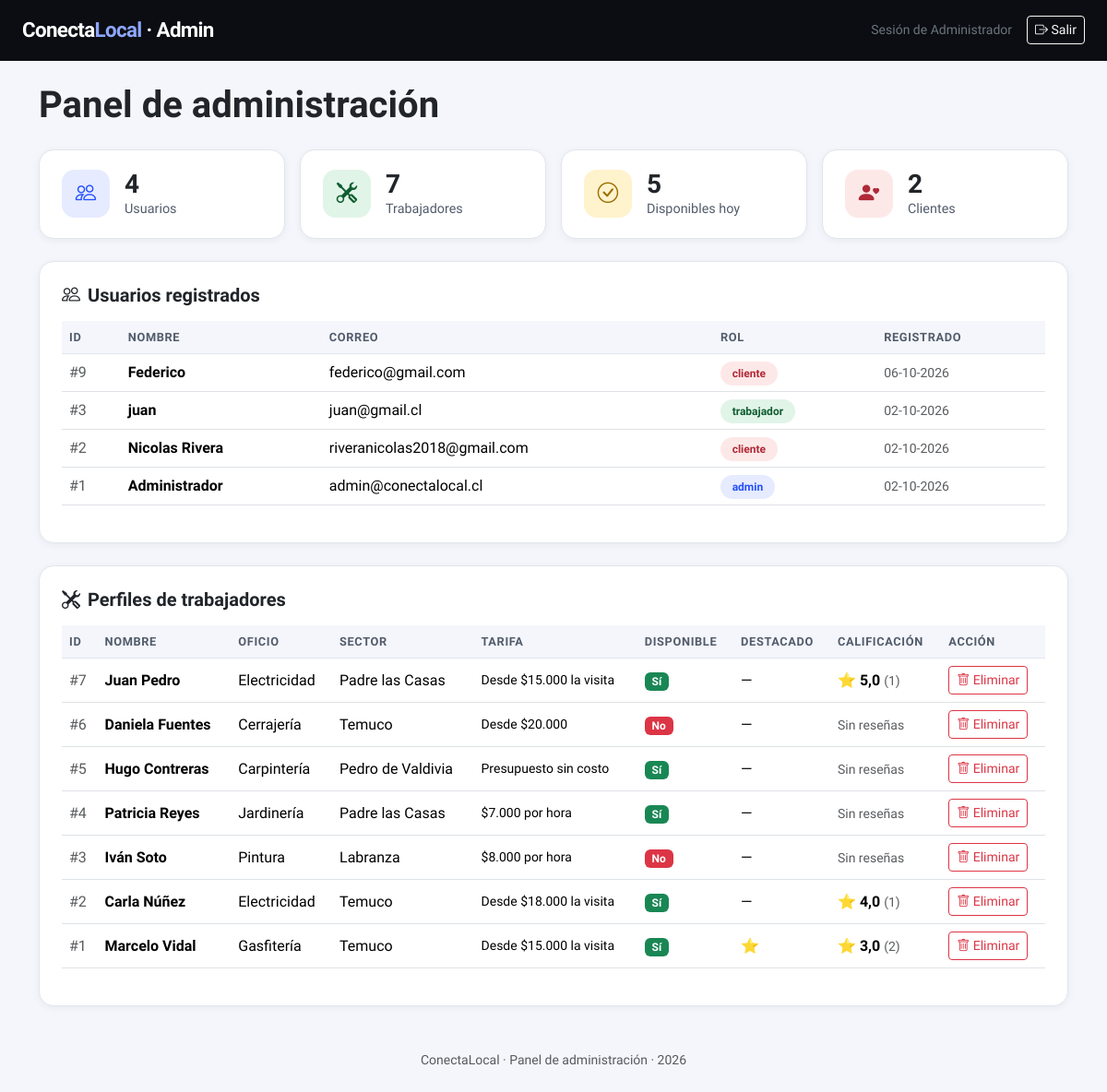
The page /admin.php (signed in) on the database its author committed.
### tables this page shows
CREATE TABLE `usuarios` (
  `id` int(10) UNSIGNED NOT NULL,
  `nombre` varchar(100) NOT NULL DEFAULT '',
  `correo` varchar(120) NOT NULL,
  `password_hash` varchar(255) NOT NULL,
  `rol` enum('trabajador','cliente','admin') NOT NULL DEFAULT 'trabajador',
  `trabajador_id` int(10) UNSIGNED DEFAULT NULL,
  `creado_en` timestamp NOT NULL DEFAULT current_timestamp()
);

CREATE TABLE `trabajadores` (
  `id` int(10) UNSIGNED NOT NULL,
  `nombre` varchar(100) NOT NULL,
  `whatsapp` char(11) NOT NULL,
  `oficio_id` int(10) UNSIGNED NOT NULL,
  `sector_id` int(10) UNSIGNED NOT NULL,
  `tarifa` varchar(80) NOT NULL,
  `descripcion` varchar(200) NOT NULL,
  `foto` varchar(255) DEFAULT NULL,
  `disponible` tinyint(1) NOT NULL DEFAULT 1,
  `destacado` tinyint(1) NOT NULL DEFAULT 0,
  `creado_en` timestamp NOT NULL DEFAULT current_timestamp()
);

CREATE TABLE `oficios` (
  `id` int(10) UNSIGNED NOT NULL,
  `nombre` varchar(60) NOT NULL
);

CREATE TABLE `sectores` (
  `id` int(10) UNSIGNED NOT NULL,
  `nombre` varchar(60) NOT NULL
);

### admin.php (the view, shortened to what this page needs)
<?php
include 'conexion.php';
$usuarios = $conexion->query("SELECT id, nombre, correo, rol, creado_en FROM usuarios ORDER BY id DESC");
$trabajadores = $conexion->query("SELECT t.id, t.nombre, t.whatsapp, o.nombre AS oficio, s.nombre AS sector, t.tarifa, t.disponible, t.destacado, t.creado_en,
        (SELECT ROUND(AVG(r.estrellas), 1) FROM resenas r WHERE r.trabajador_id = t.id) AS promedio,
        (SELECT COUNT(*) FROM resenas r WHERE r.trabajador_id = t.id) AS total_resenas
        FROM trabajadores t JOIN oficios o ON o.id = t.oficio_id JOIN sectores s ON s.id = t.sector_id ORDER BY t.id DESC");
$totalUsuarios = $usuarios->num_rows;
$totalTrabajadores = $trabajadores->num_rows;
$disponibles = $conexion->query("SELECT COUNT(*) AS n FROM trabajadores WHERE disponible = 1")->fetch_assoc()['n'];
$clientes = $conexion->query("SELECT COUNT(*) AS n FROM usuarios WHERE rol = 'cliente'")->fetch_assoc()['n'];
?>
<!DOCTYPE html>
<html lang="es">
<head>
  <link href="vendor/bootstrap/css/bootstrap.min.css" rel="stylesheet">
  <link href="vendor/bootstrap-icons/css/bootstrap-icons.min.css" rel="stylesheet">
</head>
<body>
  <div class="admin-topbar">
    <div class="container-fluid px-4 d-flex align-items-center justify-content-between">
      <a class="brand" href="index.php">Conecta<span>Local</span> · Admin</a>
      <div class="d-flex align-items-center gap-3">
        <span class="small text-secondary d-none d-sm-inline">Sesión de <?php echo htmlspecialchars($_SESSION['nombre']); ?></span>
        <a href="logout.php" class="btn btn-sm btn-outline-light"><i class="bi bi-box-arrow-right"></i> Salir</a>
      </div>
    </div>
  </div>
  <main class="container py-4">
    <h1 class="mb-4" style="font-family: 'Bricolage Grotesque', sans-serif; font-weight: 800;">Panel de administración</h1>
    <div class="row g-3 mb-4">
      <div class="col-6 col-md-3">
        <div class="stat-card">
          <div class="stat-icon" style="background:#e6ebff;color:#2450ff;"><i class="bi bi-people"></i></div>
          <div><h3><?php echo $totalUsuarios; ?></h3><p>Usuarios</p></div>
        </div>
      </div>
      <div class="col-6 col-md-3">
        <div class="stat-card">
          <div class="stat-icon" style="background:#e1f4e8;color:#0f5c30;"><i class="bi bi-tools"></i></div>
          <div><h3><?php echo $totalTrabajadores; ?></h3><p>Trabajadores</p></div>
        </div>
      </div>
      <div class="col-6 col-md-3">
        <div class="stat-card">
          <div class="stat-icon" style="background:#fff3cd;color:#9c6f00;"><i class="bi bi-check-circle"></i></div>
          <div><h3><?php echo $disponibles; ?></h3><p>Disponibles hoy</p></div>
        </div>
      </div>
      <div class="col-6 col-md-3">
        <div class="stat-card">
          <div class="stat-icon" style="background:#fde8e8;color:#b02a37;"><i class="bi bi-person-heart"></i></div>
          <div><h3><?php echo $clientes; ?></h3><p>Clientes</p></div>
        </div>
      </div>
    </div>
    <div class="panel mb-4">
      <h2><i class="bi bi-people me-2"></i>Usuarios registrados</h2>
      <div class="table-responsive">
        <table class="table align-middle">
          <thead>
            <tr><th>ID</th><th>Nombre</th><th>Correo</th><th>Rol</th><th>Registrado</th></tr>
          </thead>
          <tbody>
            <?php while ($u = $usuarios->fetch_assoc()): ?>
            <tr>
              <td class="text-muted">#<?php echo $u['id']; ?></td>
              <td class="fw-semibold"><?php echo htmlspecialchars($u['nombre']); ?></td>
              <td><?php echo htmlspecialchars($u['correo']); ?></td>
              <td><span class="badge-rol badge-<?php echo $u['rol']; ?>"><?php echo htmlspecialchars($u['rol']); ?></span></td>
              <td class="text-muted small"><?php echo date('d-m-Y', strtotime($u['creado_en'] ?? 'now')); ?></td>
            </tr>
            <?php endwhile; ?>
          </tbody>
        </table>
      </div>
    </div>
    <div class="panel">
      <h2><i class="bi bi-tools me-2"></i>Perfiles de trabajadores</h2>
      <div class="table-responsive">
        <table class="table align-middle">
          <thead>
            <tr><th>ID</th><th>Nombre</th><th>Oficio</th><th>Sector</th><th>Tarifa</th><th>Disponible</th><th>Destacado</th><th>Calificación</th><th>Acción</th></tr>
          </thead>
          <tbody>
            <?php while ($t = $trabajadores->fetch_assoc()): ?>
            <tr>
              <td class="text-muted">#<?php echo $t['id']; ?></td>
              <td class="fw-semibold"><?php echo htmlspecialchars($t['nombre']); ?></td>
              <td><?php echo htmlspecialchars($t['oficio']); ?></td>
              <td><?php echo htmlspecialchars($t['sector']); ?></td>
              <td class="small"><?php echo htmlspecialchars($t['tarifa']); ?></td>
              <td><span class="badge bg-<?php echo $t['disponible'] ? 'success' : 'danger'; ?>"><?php echo $t['disponible'] ? 'Sí' : 'No'; ?></span></td>
              <td><?php echo $t['destacado'] ? '⭐' : '—'; ?></td>
              <td>
                <?php if ($t['total_resenas'] > 0): ?>
                <span class="fw-bold <?php echo $t['promedio'] < 3 ? 'text-danger' : ''; ?>">⭐ <?php echo number_format((float)$t['promedio'], 1, ',', ''); ?></span>
                <span class="text-muted small">(<?php echo $t['total_resenas']; ?>)</span>
                <?php else: ?>
                <span class="text-muted small">Sin reseñas</span>
                <?php endif; ?>
              </td>
              <td>
                <form method="post" action="admin.php" class="m-0" onsubmit="return confirm('¿Eliminar a este trabajador de ConectaLocal? Se borrará su perfil, su cuenta y sus reseñas. Esta acción no se puede deshacer.');">
                  <button type="submit" name="eliminar_trabajador" value="<?php echo $t['id']; ?>" class="btn btn-sm btn-outline-danger"><i class="bi bi-trash"></i> Eliminar</button>
                </form>
              </td>
            </tr>
            <?php endwhile; ?>
          </tbody>
        </table>
      </div>
    </div>
  </main>
  <footer class="text-center text-muted small py-4">ConectaLocal · Panel de administración · 2026</footer>
</body>
</html>

### admin.php (style rules this page uses)
body { background: #f4f6fb; font-family: "Source Sans 3", system-ui, sans-serif; }
.admin-topbar { background: #0b0d12; color: #fff; padding: 1rem 0; }
.admin-topbar .brand { font-family: "Bricolage Grotesque", sans-serif; font-weight: 800; font-size: 1.4rem; color: #fff; text-decoration: none; letter-spacing: -0.03em; }
.admin-topbar .brand span { color: #8ea6ff; }
.stat-card { background: #fff; border: 1px solid #e1e5ec; border-radius: 16px; padding: 1.25rem 1.5rem; display: flex; align-items: center; gap: 1rem; box-shadow: 0 2px 8px rgba(11,13,18,.05); }
.stat-icon { width: 52px; height: 52px; border-radius: 14px; display: grid; place-items: center; font-size: 1.4rem; }
.stat-card h3 { font-size: 1.75rem; font-weight: 800; margin: 0; font-family: "Bricolage Grotesque", sans-serif; }
.stat-card p { margin: 0; color: #525c6b; font-size: .9rem; }
.panel { background: #fff; border: 1px solid #e1e5ec; border-radius: 16px; padding: 1.5rem; box-shadow: 0 2px 8px rgba(11,13,18,.05); }
.panel h2 { font-family: "Bricolage Grotesque", sans-serif; font-weight: 800; font-size: 1.25rem; margin-bottom: 1rem; }
.table thead th { background: #f4f6fb; color: #525c6b; font-size: .8rem; text-transform: uppercase; letter-spacing: .05em; border-bottom: 1px solid #e1e5ec; }
.badge-rol { padding: .35rem .8rem; border-radius: 999px; font-size: .75rem; font-weight: 700; }
.badge-admin { background: #e6ebff; color: #2450ff; }
.badge-trabajador { background: #e1f4e8; color: #0f5c30; }
.badge-cliente { background: #fde8e8; color: #b02a37; }

### rows shown on the page
usuarios: id "9", nombre "Federico", correo "federico@gmail.com", rol "cliente", creado_en "06-10-2026"
usuarios: id "3", nombre "juan", correo "juan@gmail.cl", rol "trabajador", creado_en "02-10-2026"
usuarios: id "2", nombre "Nicolas Rivera", correo "riveranicolas2018@gmail.com", rol "cliente", creado_en "02-10-2026"
usuarios: id "1", nombre "Administrador", correo "admin@conectalocal.cl", rol "admin", creado_en "02-10-2026"
trabajadores: id "7", nombre "Juan Pedro", oficio.nombre "Electricidad", sector.nombre "Padre las Casas", tarifa "Desde $15.000 la visita", disponible "Sí", promedio "5,0", total_resenas "1"
trabajadores: id "6", nombre "Daniela Fuentes", oficio.nombre "Cerrajería", sector.nombre "Temuco", tarifa "Desde $20.000", disponible "No", shows "Sin reseñas"
trabajadores: id "5", nombre "Hugo Contreras", oficio.nombre "Carpintería", sector.nombre "Pedro de Valdivia", tarifa "Presupuesto sin costo", disponible "Sí", shows "Sin reseñas"
trabajadores: id "4", nombre "Patricia Reyes", oficio.nombre "Jardinería", sector.nombre "Padre las Casas", tarifa "$7.000 por hora", disponible "Sí", shows "Sin reseñas"
trabajadores: id "3", nombre "Iván Soto", oficio.nombre "Pintura", sector.nombre "Labranza", tarifa "$8.000 por hora", disponible "No", shows "Sin reseñas"
trabajadores: id "2", nombre "Carla Núñez", oficio.nombre "Electricidad", sector.nombre "Temuco", tarifa "Desde $18.000 la visita", disponible "Sí", promedio "4,0", total_resenas "1"
trabajadores: id "1", nombre "Marcelo Vidal", oficio.nombre "Gasfitería", sector.nombre "Temuco", tarifa "Desde $15.000 la visita", disponible "Sí", promedio "3,0", total_resenas "2"

### other values the page prints
$_SESSION['nombre'] "Administrador"
$totalUsuarios "4"
$totalTrabajadores "7"
$disponibles "5"
$clientes "2"
